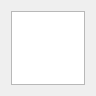
<?xml version="1.0" encoding="UTF-8"?>
<ui version="4.0">
 <class>OnlineData</class>
 <widget class="QWidget" name="OnlineData">
  <property name="geometry">
   <rect>
    <x>0</x>
    <y>0</y>
    <width>96</width>
    <height>96</height>
   </rect>
  </property>
  <property name="windowTitle">
   <string>Online Data</string>
  </property>
  <layout class="QVBoxLayout">
   <item>
    <widget class="QPlainTextEdit" name="display">
     <property name="readOnly">
      <bool>true</bool>
     </property>
    </widget>
   </item>
  </layout>
 </widget>
 <resources/>
 <connections/>
</ui>
